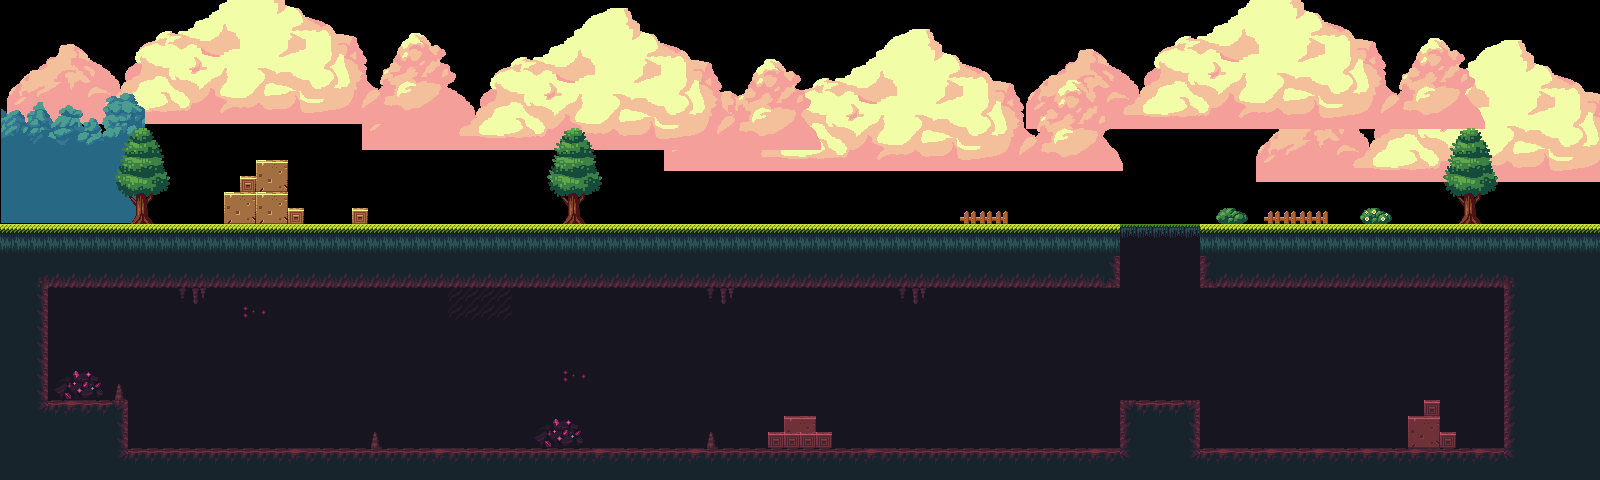

Rendered tile map (Tiled .tmx) drawn with the repository's tilesets; below, a short description and the map source with its tile grids summarised:
An orthogonal 100x30 tile map with 16x16 px tiles, 1 tile layer (World), 6 image layers and 9 objects.

<map version="1.10" tiledversion="1.12.2" orientation="orthogonal" renderorder="right-down" width="100" height="30" tilewidth="16" tileheight="16" infinite="0" nextlayerid="11" nextobjectid="13">
 <tileset firstgid="1" source="worldtilesets.tsx" />
 <imagelayer id="3" name="Cloud" offsetx="1256.67" offsety="40.6667">
  <image source="res/day_platformer/PNG/clouds.png" width="459" height="142" />
 </imagelayer>
 <imagelayer id="7" name="Cloud" offsetx="1026.67" offsety="-13.3333">
  <image source="res/day_platformer/PNG/clouds.png" width="459" height="142" />
 </imagelayer>
 <imagelayer id="6" name="Cloud" offsetx="664" offsety="29.3333">
  <image source="res/day_platformer/PNG/clouds.png" width="459" height="142" />
 </imagelayer>
 <imagelayer id="4" name="Cloud" offsetx="362.667" offsety="8">
  <image source="res/day_platformer/PNG/clouds.png" width="459" height="142" />
 </imagelayer>
 <imagelayer id="5" name="Cloud" offsetx="7.66667" offsety="-18">
  <image source="res/day_platformer/PNG/clouds.png" width="459" height="142" />
 </imagelayer>
 <imagelayer id="8" name="Tree" offsetx="1" offsety="93" repeatx="1">
  <image source="res/day_platformer/PNG/trees.png" width="144" height="130" />
 </imagelayer>
 <layer id="1" name="World" width="100" height="30">
  <data>[3000 cells, 1730 non-empty, 76 distinct tile ids]</data>
 </layer>
 <objectgroup id="10" name="Collision">
  <object id="1" x="0.5" y="223.25" width="1118.33" height="65.3333" />
  <object id="3" x="1200.5" y="224" width="399.25" height="63.5" />
  <object id="5" x="1120.75" y="400.75" width="79.25" height="50.5" />
  <object id="6" x="128.25" y="449.5" width="1375.5" height="30.5" />
  <object id="7" x="0.25" y="289" width="47" height="190.75" />
  <object id="8" x="47.75" y="400.75" width="80" height="78.75" />
  <object id="9" x="1504.63" y="288.5" width="95.25" height="191.25" />
  <object id="10" x="-0.242424" y="-351.848" width="10.6667" height="581.667" />
  <object id="12" x="1588.65" y="-357.69" width="10.6667" height="581.667" />
 </objectgroup>
</map>
